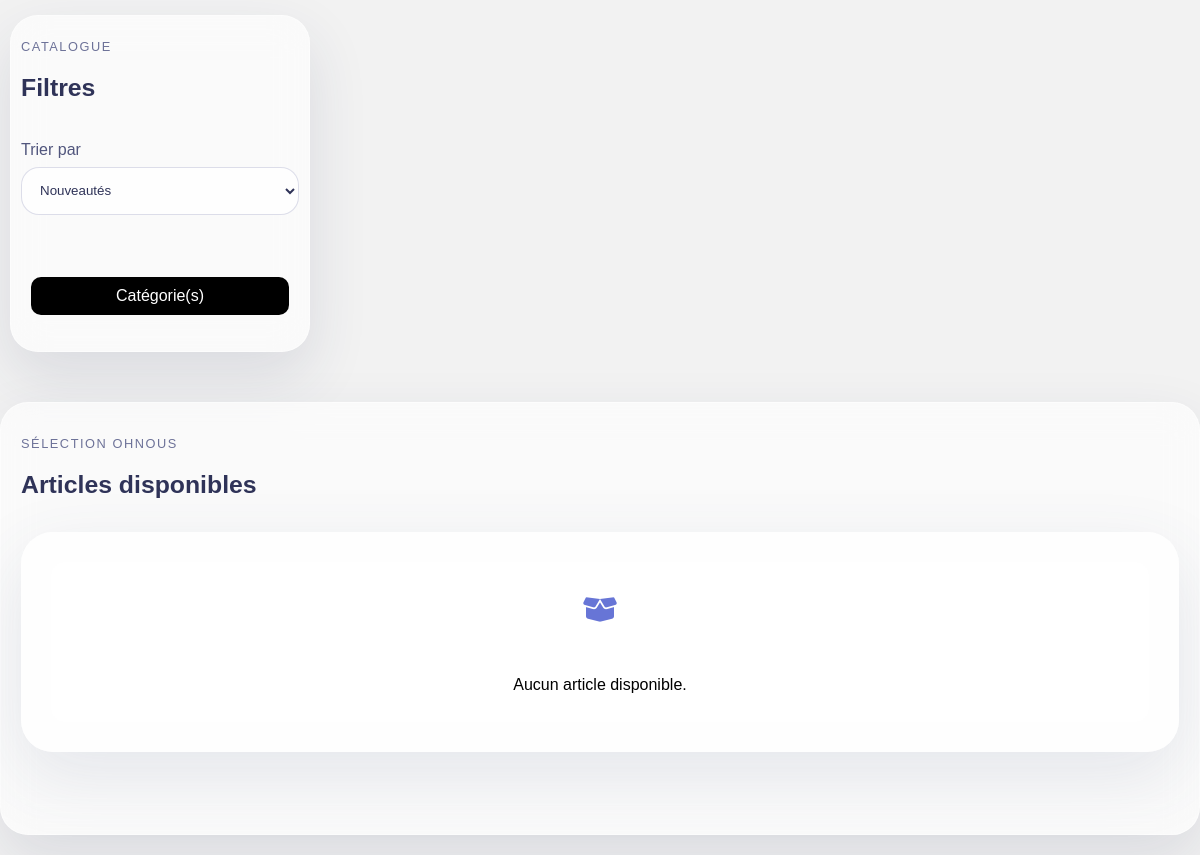
The app's page /shop?order=date_desc (lower part), older data.
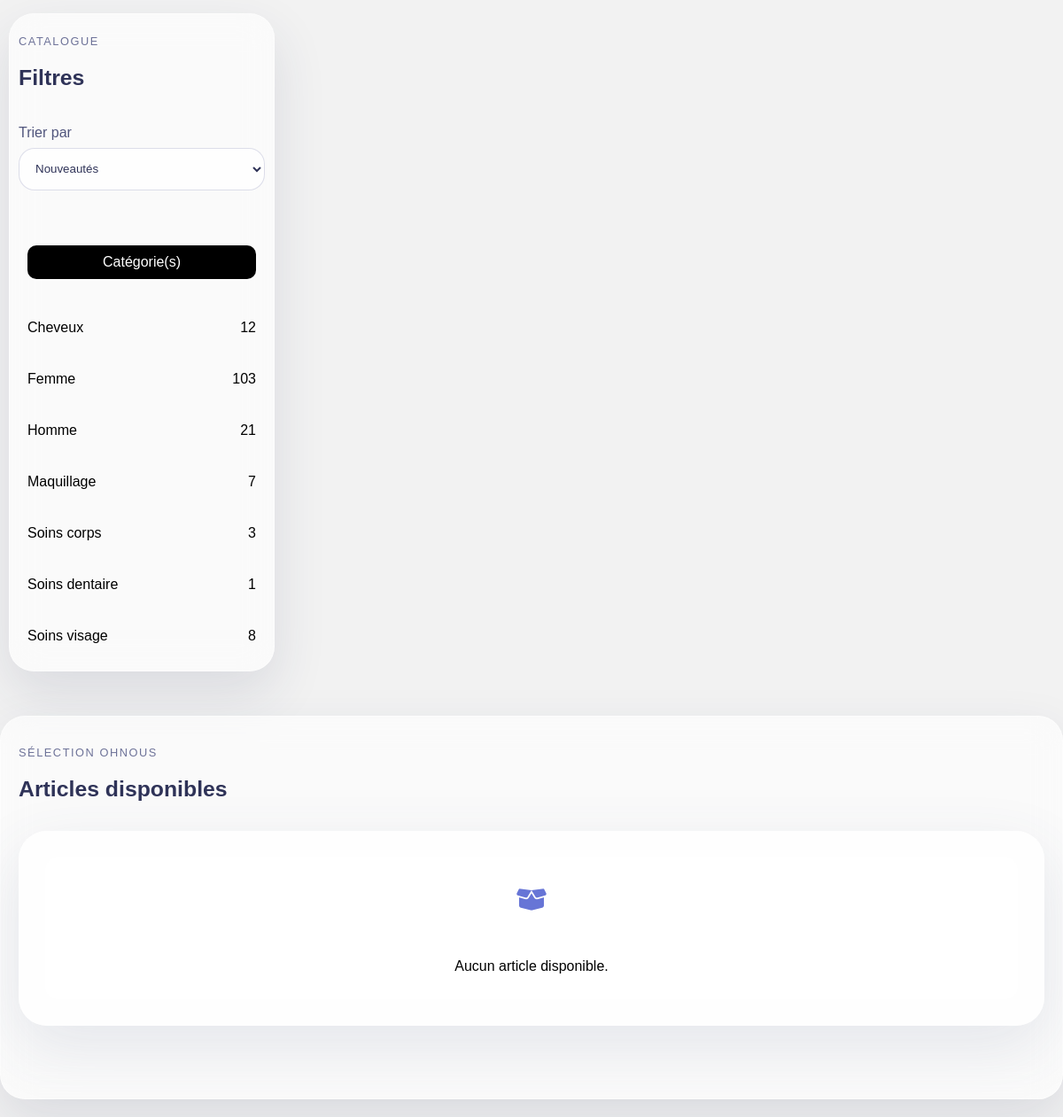
The same page, newer data.
### tables this page shows
CREATE TABLE IF NOT EXISTS `categorie` (
  `id` int NOT NULL AUTO_INCREMENT,
  `nom` text,
  `slug` text,
  `date_ajout` datetime NOT NULL DEFAULT CURRENT_TIMESTAMP,
  PRIMARY KEY (`id`)
);

### classes/View.php (called while the page is built, shortened)
<?php
    class View {
        private $template;
        public function __construct($template)
        {
            $this->template = $template;
        }
        public function render($title_page = 'OhNous')
        {
            $template = $this->template;
            include_once MODEL.'select.php';
            include_once FONCTION.'fonctions.php';
            $templatePath = VIEW . $template;
            if (substr($templatePath, -4) !== '.php') {
                $templatePath .= '.php';
            }
            include_once $templatePath;
            $contentPage = ob_get_clean();
            include_once VIEW . '_gabarit.php';
        }
    }
?>

### controller/Home.php (called while the page is built, shortened)
<?php
    class home
    {
        public function showArticles ()
        {
            $myView = new View('articles');
            $myView->render('Shop | OhNous');
        }
        public function showShop ()
        {
            $this->showArticles();
        }
    }
?>

### index.php (called while the page is built, shortened)
<?php
$request = trim($_GET['r'] ?? '', '/');
$routeur = new Routeur($request);
$routeur->renderController();
?>

### model/select.php (called while the page is built, shortened)
<?php
    function select_bdd($bdd, $base, $where = null, $limit = null, $offset = 0, $order = null, $random = false)
    {
        $request = "SELECT * FROM $base";
        if ($where !== null) {
            $request .= " WHERE " . $where;
        }
        if ($random) {
            $request .= " ORDER BY RAND()";
        } elseif ($order !== null) {
            $request .= " ORDER BY " . $order;
        }
        $stmt = $bdd->prepare($request);
        $stmt->execute();
        return $stmt->fetchAll(PDO::FETCH_ASSOC);
    }
?>

### fonctions/fonctions.php (called while the page is built, shortened)
<?php
    function ohnous_js_html_arg($value)
    {
        return htmlspecialchars(
            json_encode($value, JSON_UNESCAPED_UNICODE | JSON_UNESCAPED_SLASHES),
            ENT_QUOTES,
            'UTF-8'
        );
    }
?>

### view/articles.php (the view, shortened to what this page needs)
<?php
    $selectedCategory = $GLOBALS['categorie'] ?? null;
    $selectedType = $GLOBALS['types'] ?? null;
    $selectedSize = $GLOBALS['tailles'] ?? null;
    $selectedPrice = trim((string)($_GET['prix'] ?? ''));
    $priceRanges = ohnous_get_price_filter_ranges();
    $selectedPriceLabel = isset($priceRanges[$selectedPrice]) ? $priceRanges[$selectedPrice]['label'] : '';
    $categories = select_bdd($bdd, "categorie", null, null, 0, "nom", false);
    $lookup = [
        'categories' => [],
        'types' => [],
        'tailles' => [],
    ];
    foreach(select_bdd($bdd, "categorie", null, null, 0, "nom", false) as $row)
    {
        $lookup['categories'][$row['slug']] = [
            'id' => (int)$row['id'],
            'nom' => $row['nom']
        ];
    }
    $initialState = [
        'categorie_id' => (int)($selectedCategory['id'] ?? 0),
        'categorie_nom' => (string)($selectedCategory['nom'] ?? ''),
        'categorie_slug' => (string)($selectedCategory['slug'] ?? ''),
        'type_id' => (int)($selectedType['id'] ?? 0),
        'type_nom' => (string)($selectedType['nom'] ?? ''),
        'type_slug' => (string)($selectedType['slug'] ?? ''),
        'taille_id' => (int)($selectedSize['id'] ?? 0),
        'taille_nom' => (string)($selectedSize['nom'] ?? ''),
        'taille_slug' => (string)($selectedSize['slug'] ?? ''),
        'prix' => $selectedPrice,
        'prix_label' => $selectedPriceLabel,
        'query' => trim((string)($_GET['query'] ?? '')),
        'order' => trim((string)($_GET['order'] ?? 'date_desc')),
    ];
?>
<section class="parent_container_affiche_produit shop-catalog-page" id="shop_catalog_page">
    <aside class="container_filtre_produit">
        <div class="sous_container_filtre_produit shop-filter-panel">
            <div class="shop-filter-head">
                <div>
                    <p class="shop-filter-head__eyebrow">Catalogue</p>
                    <h2 class="shop-filter-head__title">Filtres</h2>
                </div>
            </div>
            <div class="shop-toolbar">
                <label class="shop-toolbar__field" for="article_sort_order">
                    <span>Trier par</span>
                    <select id="article_sort_order">
                        <option value="date_desc"<?= $initialState['order'] === 'date_desc' ? ' selected' : '' ?>>Nouveautés</option>
                    </select>
                </label>
            </div>
            <div class="div_liste_filtre_produit" id="div_filtre_categories">
                <div class="titre_liste_filtre_produit"><p>Catégorie(s)</p></div>
                <div class="liste_filtre_produit">
                    <div class="div_detail_liste_filtre_produit" id="details_filtre_categories">
                        <?php foreach($categories as $category): ?>
                            <?php
                                $categoryArticles = select_bdd($bdd, "categorie_article", "categorie = '".(int)$category['id']."'", null, 0, null, false);
                                $count = 0;
                                foreach($categoryArticles as $categoryArticle)
                                {
                                    $detailArticle = only_select("articles", "id = '".(int)$categoryArticle['article']."'", null, null);
                                    if($detailArticle && ohnous_is_article_visible($detailArticle))
                                    {
                                        $count++;
                                    }
                                }
                                if($count === 0)
                                {
                                    continue;
                                }
                                $active = ((int)$initialState['categorie_id'] === (int)$category['id']) ? 'active' : '';
                            ?>
                            <div class="detail_liste_filtre_produit <?= $active ?> js_detail_liste_filtre_produit js_detail_liste_filtre_produit_<?= (int)$category['id'] ?>" onclick="return filtre_categorie(<?= (int)$category['id'] ?>, <?= ohnous_js_html_arg($category['nom']) ?>, <?= ohnous_js_html_arg($category['slug']) ?>)">
                                <div class="nom"><?= htmlspecialchars($category['nom'], ENT_QUOTES, 'UTF-8') ?></div>
                                <div class="nombre"><?= $count ?></div>
                            </div>
                        <?php endforeach; ?>
                    </div>
                </div>
            </div>
        </div>
    </aside>
    <div class="container_affiche_produit vue_article shop-results-shell">
        <div class="shop-results-head">
            <div>
                <p class="shop-results-head__eyebrow">Sélection Ohnous</p>
                <h2 class="shop-results-head__title">Articles disponibles</h2>
            </div>
        </div>
        <div class="shop-empty-state null" id="articles_empty_state">
            <div class="empty-liquid-state">
                <div class="empty-liquid-state__icon"><i class="fa-solid fa-box-open"></i></div>
                <p>Aucun article disponible.</p>
            </div>
        </div>
    </div>
</section>

### classes/Routeur.php (shortened to what this page needs)
<?php
    class Routeur {
        private $request;
        public function __construct($request) {
            $this->request = $request;
        }
        public function renderController() {
            $request = $this->request;
            if (key_exists($request, $this->routes)) {
                $method = $this->routes[$request]['method'];
                $currentController = new $controller();
                $currentController->$method();
            }
        }
    }
?>

### view/_gabarit.php (shortened to what this page needs)
<!DOCTYPE html>
<html lang="fr">
<head>
    <link rel="stylesheet" href="<?= ASSET ?>css/fontawesome/css/all.min.css?<?= filemtime($_SERVER['DOCUMENT_ROOT']."/asset/css/fontawesome/css/all.min.css") ?>">
    <link rel="stylesheet" href="<?= ASSET ?>css/fontedo/style.css?<?= filemtime($_SERVER['DOCUMENT_ROOT']."/asset/css/fontedo/style.css") ?>">
    <link rel="stylesheet" href="<?= ASSET ?>css/style.css?<?= filemtime($_SERVER['DOCUMENT_ROOT']."/asset/css/style.css") ?>">
    <link rel="stylesheet" href="<?= ASSET ?>css/responsive.css?<?= filemtime($_SERVER['DOCUMENT_ROOT']."/asset/css/responsive.css") ?>">
    <link rel="stylesheet" href="<?= ASSET ?>css/swiper.min.css?<?= filemtime($_SERVER['DOCUMENT_ROOT']."/asset/css/swiper.min.css") ?>">
    <link rel="stylesheet" href="<?= ASSET ?>css/sweetalert2.min.css?<?= filemtime($_SERVER['DOCUMENT_ROOT']."/asset/css/sweetalert2.min.css") ?>">
</head>
<body>
    <?php echo $contentPage; ?>
</body>
</html>

### asset/css/style.css (style rules this page uses)
body { font-family: 'Arial', sans-serif; margin: 0; padding: 0; box-sizing: border-box; background: #f2f2f2; }
* { --blanc: #ffffff; --noir: #000000; --griz: #999999; --base_1_couleur: #6775d6; --base_1_couleur_nuance_1: #4b5596ff; --base_2_couleur: #ffabe7; --base_3_couleur: #b390df; --vert: #4eb365ff; --vert_nuance_1: #3c844dff; --bleu: #005eff; --rouge: #dc3545; --jaune: #F8C61E; box-sizing: border-box; }
body { padding-top: 90px; }
input, textarea, select { outline: none; border: none; }
.parent_container_affiche_produit { width: 100%; display: flex; flex-wrap: wrap; }
.container_affiche_produit { width: 100%; display: flex; flex-wrap: wrap; margin: 20px 0px; }
.container_affiche_produit.vue_article { width: 100%; }
.container_filtre_produit { width: 25%; margin: 20px 0px; padding: 10px; }
.sous_container_filtre_produit { background: var(--blanc); border-radius: 5px; padding: 10px; }
.titre_liste_filtre_produit { padding: 10px; }
.titre_liste_filtre_produit p { display: inline-flex; padding: 10px; background: var(--noir); justify-content: center; align-items: center; width: 100%; border-radius: 10px; color: var(--blanc); }
.div_detail_liste_filtre_produit, .detail_liste_filtre_produit { width: 100%; display: flex; flex-wrap: wrap; font-size: 16px; }
.detail_liste_filtre_produit { padding: 10px 10px; cursor: pointer; margin: 10px 0px; border-radius: 10px; }
.detail_liste_filtre_produit .nom { width: 70%; }
.detail_liste_filtre_produit .nombre { width: 30%; text-align: right; }
.liquid-panel, .empty-liquid-state, .store-status-pill, .article-detail-top-actions, .messages-shell, .messages-conversation-card, .message-bubble, .activation-panel, .upload-product-panel { backdrop-filter: blur(18px); -webkit-backdrop-filter: blur(18px); }
.empty-liquid-state { width: 100%; min-height: 220px; padding: 28px; border-radius: 32px; border: 1px solid rgba(255, 255, 255, 0.35); background: rgba(255, 255, 255, 0.56); box-shadow: 0 24px 70px rgba(64, 83, 126, 0.12); display: flex; flex-direction: column; gap: 14px; align-items: center; justify-content: center; text-align: center; }
.empty-liquid-state__icon { width: 72px; height: 72px; border-radius: 24px; display: flex; align-items: center; justify-content: center; font-size: 28px; color: #6775d6; background: rgba(255, 255, 255, 0.65); }
.shop-catalog-page { align-items: flex-start; }
.shop-catalog-page > .container_filtre_produit { flex: 0 0 320px; width: 320px; box-sizing: border-box; }
.shop-filter-panel, .shop-results-shell { background: rgba(255,255,255,.62); border: 1px solid rgba(255,255,255,.42); box-shadow: 0 24px 60px rgba(40, 47, 93, .12); backdrop-filter: blur(18px); -webkit-backdrop-filter: blur(18px); border-radius: 28px; }
.shop-filter-head, .shop-results-head, .shop-toolbar { display: flex; justify-content: space-between; align-items: center; gap: 16px; }
.shop-filter-head { margin-bottom: 18px; }
.shop-filter-head__eyebrow, .shop-results-head__eyebrow { font-size: .8rem; text-transform: uppercase; letter-spacing: .12em; color: #6d7298; margin-bottom: 6px; }
.shop-filter-head__title, .shop-results-head__title { font-size: 1.55rem; color: #2f3358; }
.shop-toolbar { margin-bottom: 18px; }
.shop-toolbar__field { width: 100%; display: flex; flex-direction: column; gap: 8px; color: #51567d; }
.shop-toolbar__field select { width: 100%; min-height: 48px; border-radius: 18px; border: 1px solid rgba(112,118,167,.24); background: rgba(255,255,255,.7); padding: 0 14px; color: #2f3358; }
.shop-results-shell { flex: 1 1 auto; width: auto; min-width: 0; margin: 20px 0; padding: 20px; box-sizing: border-box; }
.shop-empty-state { width: 100%; padding: 12px 0 22px; }

Row changes from the older to the newer data that the page shows:
added categorie: nom "Cheveux", count "12"
added categorie: nom "Femme", count "103"
added categorie: nom "Homme", count "21"
added categorie: nom "Maquillage", count "7"
added categorie: nom "Soins corps", count "3"
added categorie: nom "Soins dentaire", count "1"
added categorie: nom "Soins visage", count "8"
